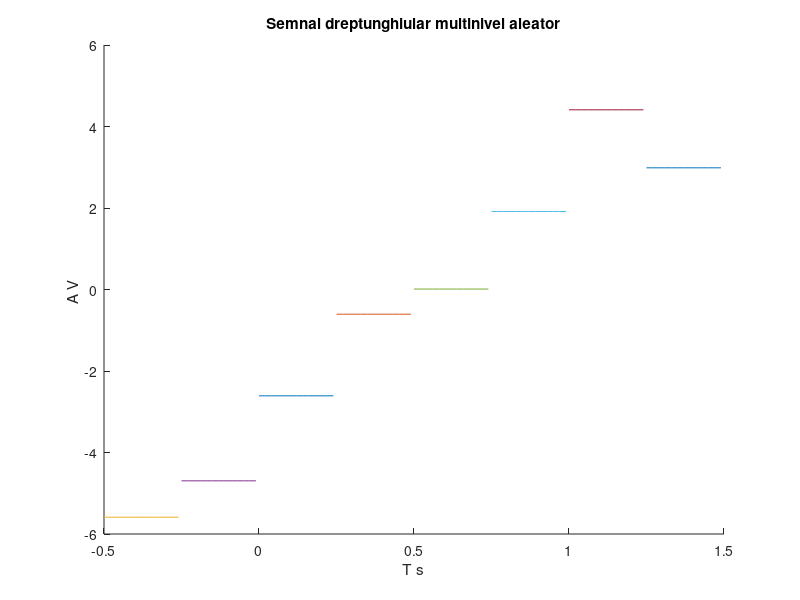

The MATLAB source for this figure:
hold on;
%folosesc aceasta intructiune pentru a pastra graficul curent atunci cand
%adaug alt grafic
%temporara de 20ms
r1=rand(1); %genereaza cate un numar aleator cu distributie uniforma
r2=rand(1);
r3=rand(1);
r4=rand(1);
r5=rand(1); 
r6=rand(1);
r7=rand(1);
r8=rand(1);
t1=0:.02:0.25;
t2=0.25:.02:0.5;
x0=-5*r1*square(2*pi*4*t1,100);
x1=-3*r2*square(2*pi*4*t1,100);
x2=-1*r3*square(2*pi*4*t2,100);
x3=r4*square(2*pi*4*t1,100);
x4=3*r5*square(2*pi*4*t1,100);
x5=5*r6*square(2*pi*4*t1,100);
x6=-7*r7*square(2*pi*4*t1,100);
x7=7*r8*square(2*pi*4*t1,100);

plot(t1,x1);
plot(t2,x2);
plot(-0.5+t1,x6);
plot(-0.25+t1,x0);
plot(0.25+t2,x3);
plot(0.5+t2,x4);
plot(0.75+t2,x5);
plot(1+t2,x7);
xlabel('T s')
ylabel('A V ')
title('Semnal dreptunghiular multinivel aleator')
